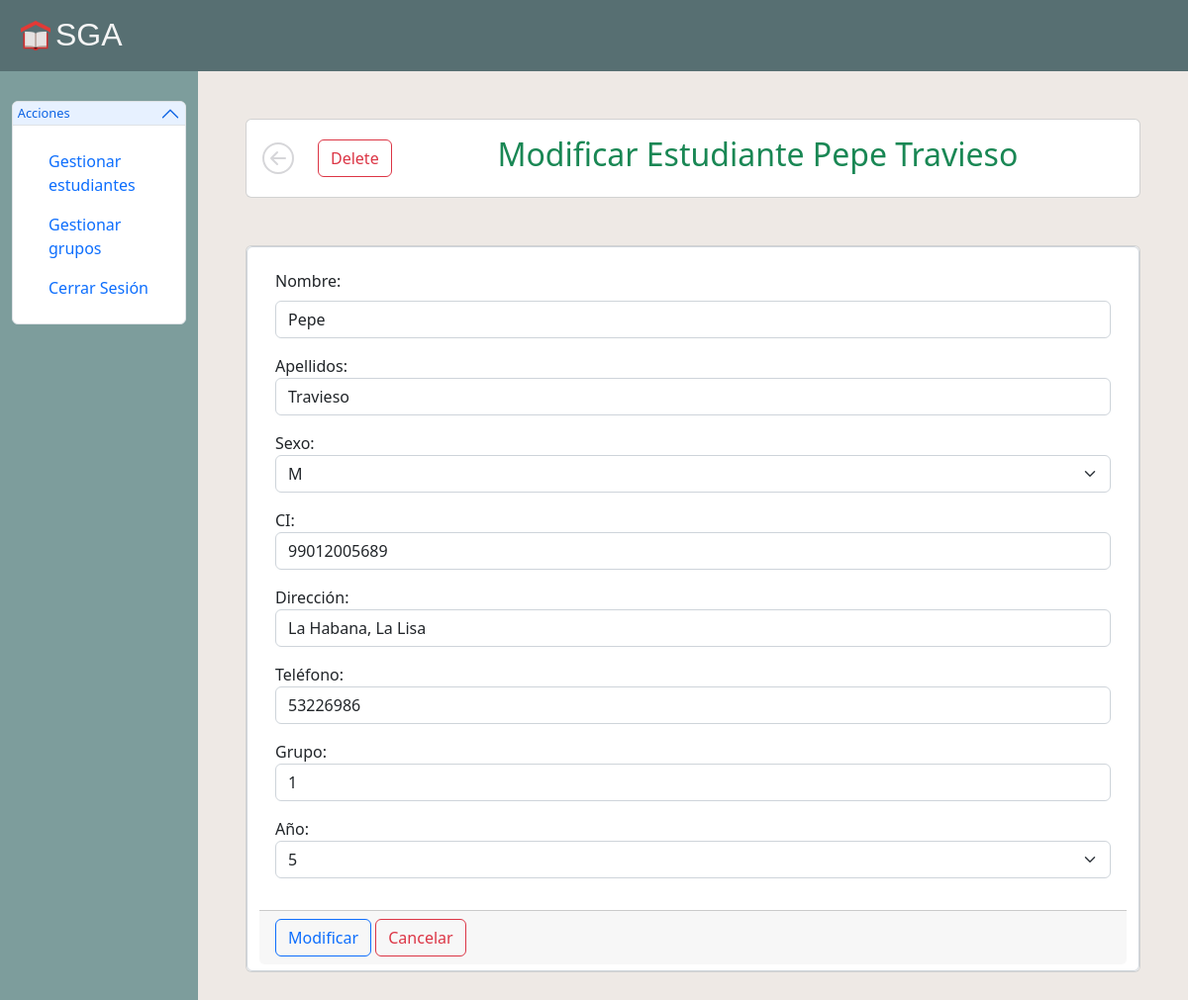
Page /secretaria/modificar_estudiante/99012005689 (signed in) on the committed database.
### apps/secretaria/models.py (models this page shows, shortened)
class Estudiante(models.Model):
   nombre = models.CharField(max_length=20)
   apellidos = models.CharField(max_length=40)
   sexo = models.CharField(max_length=1, choices = (
      ('M', 'M'),
      ('F', 'F')
   ))
   ci = models.IntegerField()
   dir = models.CharField(max_length=100)
   tel = models.IntegerField()
   grupo = models.IntegerField()
   anno = models.CharField(max_length=1, choices= (
      ('1', '1'),
      ('2', '2'),
      ('3', '3'),
      ('4', '4'),
      ('5', '5')
   ))

### apps/secretaria/views.py (the view, shortened to what this page needs)
# urls.py: path('modificar_estudiante/<int:id>', views.modificarEstudiante, name='modificar_estudiante'),
@login_required
def modificarEstudiante(request, id):
   if request.method == 'GET':
      estudiante = get_object_or_404(Estudiante, ci=id)
      form = modificarForm(instance=estudiante)
      return render(request, 'estudiante/modificar_estudiante.html', {
         'estudiante' : estudiante, 'form' : form
      })

### apps/secretaria/forms.py
class modificarForm(ModelForm):
   class Meta:
      model = Estudiante
      fields = ['nombre', 'apellidos', 'sexo', 'ci', 'dir', 'tel', 'grupo', 'anno']

### apps/secretaria/templates/estudiante/modificar_estudiante.html (shortened to what this page needs)
{% extends 'layouts/base.html' %}
{% load static %}
{% block links %}
   <link rel="stylesheet" href="{% static 'css/insertar.css' %}">
{% endblock %}
{% block content %}
   <header class="flex-row justify-content-start p-3 card m-5">
      <a class="nav-link" href="{% url 'estudiantes' %}" title="back"></a>
      <form action="{% url 'eliminar_estudiante' estudiante.ci %}" method="POST" class="me-auto ms-4">
         <button class="btn btn-outline-danger">
            Delete
         </button>
      </form>
      <h2 class="me-auto text-success">Modificar Estudiante {{estudiante.nombre}} {{estudiante.apellidos}}</h2>
   </header>
   <div class="card m-5">
      <form action="" method="POST" class="form-control form-row d-flex flex-column">
         <div class="card-body">
            <fieldset><label class="form-label" for="">Nombre:</label>{{ form.nombre }}</fieldset>
            <fieldset><label for="">Apellidos:</label>{{ form.apellidos }}</fieldset>
            <fieldset><label for="">Sexo:</label>{{ form.sexo }}</fieldset>
            <fieldset><label for="">CI:</label>{{ form.ci }}</fieldset>
            <fieldset><label for="">Dirección:</label>{{ form.dir }}</fieldset>
            <fieldset><label for="">Teléfono:</label>{{ form.tel }}</fieldset>
            <fieldset><label for="">Grupo:</label>{{ form.grupo }}</fieldset>
            <fieldset><label for="">Año:</label>{{ form.anno }}</fieldset>
         </div>
         <div class="card-footer">
            <button class="btn btn-outline-primary">Modificar</button>
            <a href="{% url 'estudiantes' %}" class="btn btn-outline-danger">Cancelar</a>
         </div>
      </form>
   </div>
{% endblock %}

### apps/secretaria/static/css/insertar.css (style rules this page uses)
#mainRow > main > header { align-items: center; }
#mainRow > main > header > a { color: rgba(48, 52, 64, .2); text-align: center; }
#mainRow > main > div > form > div > fieldset > input { margin-bottom: 1rem; display: block; width: 100%; padding: 0.375rem 0.75rem; font-size: 1rem; font-weight: 400; line-height: 1.5; color: #212529; background-color: #fff; background-clip: padding-box; border: 1px solid #ced4da; -webkit-appearance: none; -moz-appearance: none; appearance: none; border-radius: 0.375rem; transition: border-color 0.15s ease-in-out, box-shadow 0.15s ease-in-out; }
#mainRow > main > div > form > div > fieldset > select { margin-bottom: 1rem; display: block; width: 100%; padding: 0.375rem 2.25rem 0.375rem 0.75rem; -moz-padding-start: calc(0.75rem - 3px); font-size: 1rem; font-weight: 400; line-height: 1.5; color: #212529; background-color: #fff; background-repeat: no-repeat; background-position: right 0.75rem center; background-size: 16px 12px; border: 1px solid #ced4da; border-radius: 0.375rem; transition: border-color 0.15s ease-in-out, box-shadow 0.15s ease-in-out; -webkit-appearance: none; -moz-appearance: none; appearance: none; }

### rows in the picture
Estudiante: nombre "Pepe", apellidos "Travieso", sexo "M", ci "99012005689", dir "La Habana, La Lisa", tel "53226986", grupo "1", anno "5"
